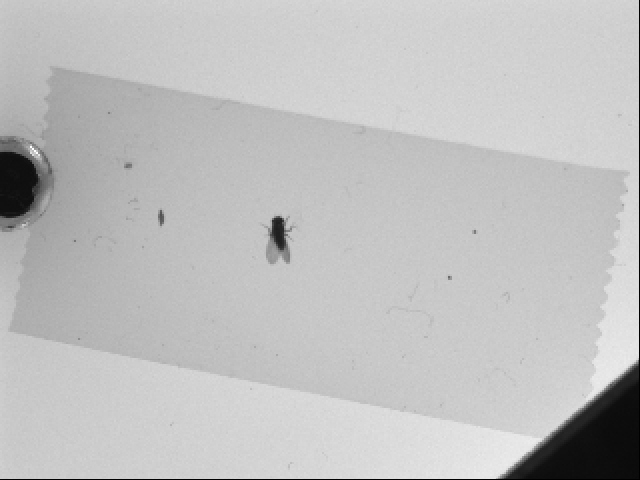
#> input picture tests/test_frame.bmp, 640 x 480 px
$ python ellipse_vs_ecc.py   (older library calls are emulated)
#> lines starting #> are read from the running program, lines starting #| are printed output that depends on the picture
# ECC vs. Ellipse Method using Synthetic Rotation

import cv2
import matplotlib.pyplot as plt
from time import perf_counter
import numpy as np
import math

# references:
# https://www.learnopencv.com/image-alignment-ecc-in-opencv-c-python/

def process(img, draw=False):
    blur = cv2.blur(img, (15, 15))
    th = int(round(0.7 * np.median(blur)))
    _, thresh = cv2.threshold(blur, th, 255, cv2.THRESH_BINARY_INV)

    im2, contours, hierarchy = cv2.findContours(thresh, cv2.RETR_TREE, cv2.CHAIN_APPROX_NONE)

    if draw:
        plt.imshow(img)
        plt.show()
        plt.imshow(blur)
        plt.show()
        plt.imshow(thresh)
        plt.show()

    return contours

def noisify(frame, amp=1, jitter=1):
    noise = amp*np.random.randn(*frame.shape)

    with_noise = noise + frame.astype(float)
    with_noise = np.clip(with_noise, 0, 255)
    with_noise = with_noise.astype(np.uint8)

    tx = jitter*np.random.randn()
    ty = jitter*np.random.randn()
    M = np.float32([[1, 0, tx], [0, 1, ty]])
    translated = cv2.warpAffine(with_noise, M, frame.shape)

    return translated

def rotate(frame, angle):
    rows, cols = frame.shape
    M = cv2.getRotationMatrix2D((int(cols / 2), int(rows / 2)), angle % 360, 1)
    rotated = cv2.warpAffine(frame, M, frame.shape)

    return rotated

def dist_to_center(c, shape):
    rows, cols = shape
    cx0 = cols/2
    cy0 = rows/2

    M = cv2.moments(c)
    if M['m00'] == 0:
        return float('inf')

    cx = int(M['m10'] / M['m00'])
    cy = int(M['m01'] / M['m00'])

    return math.hypot(cx-cx0, cy-cy0)

def main():
    # testing parameters
    total_a = 200
    sigma_a = 1
    should_draw = False
    tdraw = 42

    # directory names
    infile = 'test_frame.bmp'

    # cropping parameters
    cx0 = 278
    cy0 = 236
    hw = 200

    # ROI size for ECC fit
    roi_x = 50
    roi_y = 50

    ######################
    # main code below
    ######################

    # read image
    frame = cv2.imread(infile, 0)
#> frame is the input picture: shape (480, 640); min 0, max 255, mean 191.5

    # reshape frame to a square
    rows, cols = frame.shape
#> rows = 480; cols = 640
    frame = frame[cy0-hw:cy0+hw, cx0-hw:cx0+hw]
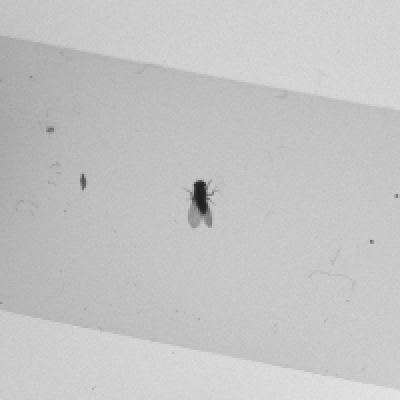
#> frame: shape (400, 400); min 29, max 228, mean 196.1

    # loop storage
    last_roi = None
    ellipse_angles = np.zeros(total_a)
    warp_angles = np.zeros(total_a-1)

    # generate angular positions
    avec = sigma_a*np.random.randn(total_a)

    # profiling
    duration = 0
    runs = 0

    for k in range(total_a):
        rotated = rotate(frame, avec[k])
        img = noisify(rotated)

        if should_draw:
            cv2.imshow('image', img)
            cv2.waitKey(tdraw)

        ### start timer
        tic = perf_counter()
        ###

        # find possible fly contours in image
        contours = process(img)
        assert len(contours) > 0

        # crude selection criteria for fly contour -- just pick the one closest to center
        match = min(contours, key=lambda c: dist_to_center(c, img.shape))

        # crude adjustment of ellipse angle
        (cx, cy), (sx, sy), ellipse_angle = cv2.fitEllipse(match)
        if ellipse_angle > 90:
            ellipse_angle = 180 - ellipse_angle
        else:
            ellipse_angle *= -1

        ellipse_angles[k] = ellipse_angle

        # crop ROI for ECC fitting
        cx = int(round(cx))
        cy = int(round(cy))
        roi = img[cy-roi_y:cy+roi_y, cx-roi_x:cx+roi_x]

        # run ECC fitting algorithm
        if last_roi is not None:
            warp_matrix = np.eye(2, 3, dtype=np.float32)

            try:
                (cc, warp_matrix) = cv2.findTransformECC(roi, last_roi, warp_matrix, cv2.MOTION_EUCLIDEAN)
            except:
                process(img, draw=True)
                raise

            warp_angle = math.degrees(math.atan2(warp_matrix[1,0],warp_matrix[0,0]))
            warp_angles[k-1] = warp_angle

        # save last ROI image
        last_roi = roi

        ### stop timer
        duration += perf_counter() - tic
        runs += 1
#> this loop made 200 passes
#> (cx, cy, sx, sy, ellipse_angle, cc) on passes 2 to 8: (200, 199, 18.53, 37.76, 5.5, 0.979), (200, 199, 18.44, 37.71, 6.31, 0.973), (200, 199, 18.66, 37.72, 7.98, 0.982), (200, 198, 18.62, 37.67, 7.54, 0.98), (201, 199, 18.49, 37.66, 4.12, 0.981), (199, 199, 18.44, 38.05, 5.87, 0.983), (202, 199, 18.74, 37.48, 5.41, 0.979)
#> (cx, cy, sx, sy, ellipse_angle) on pass 1: (201, 198, 18.73, 37.63, 7.37)
#> pass 1, in rotate, `rotated = cv2.warpAffine(frame, M, frame.shape)`:
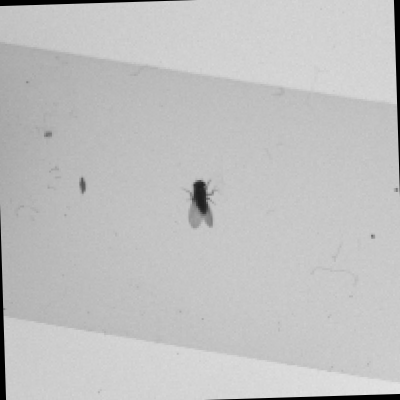
#> rotated: shape (400, 400); min 0, max 227, mean 193.2
#> pass 1, in noisify, `with_noise = noise + frame.astype(float)`:
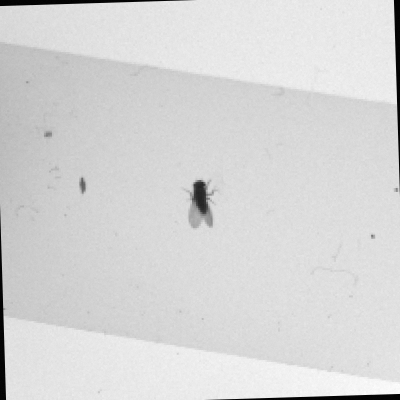
#> with_noise: shape (400, 400) float64; min -3.58, max 229.9, mean 193.2; drawn with min black and max white
#> after the loop:
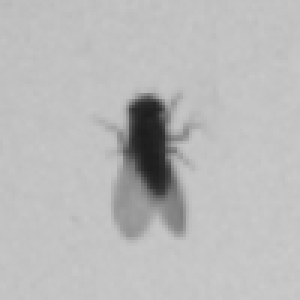
#> roi: shape (100, 100) (shown 3 times larger); min 29, max 202, mean 186.4
        ###

    if should_draw:
        cv2.destroyAllWindows()

    # ellipse fitting error
    ellipse_angles_error = ellipse_angles - avec

    # ECC method error
    warp_angles_error = warp_angles - np.diff(avec)

    print('Standard deviations')
    print('Ellipse: {:0.3} deg'.format(np.std(ellipse_angles_error)))
#| Ellipse: 0.3 deg
    print('ECC: {:0.3} deg'.format(np.std(warp_angles_error)))
#| ECC: 0.0306 deg

    print()

    # runtime
    if runs != 0:
        print('Average runtime: {:0.3} ms'.format((duration/runs)*1e3))
#| Average runtime: 4.6 ms

    # plot zero-mean versions on same axis
    plt.plot(ellipse_angles_error - np.mean(ellipse_angles_error), label='Ellipse')
    plt.plot(warp_angles_error - np.mean(warp_angles_error), label='ECC')
    plt.xlabel('Sample')
    plt.ylabel('Error (deg)')
    plt.title('Ellipse vs. ECC method')
    plt.legend()
    plt.show()
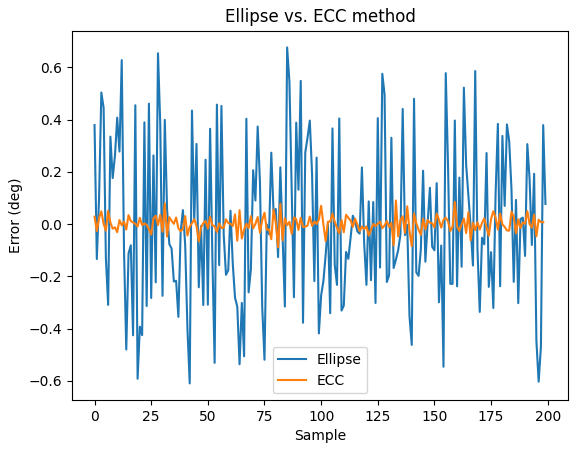
#> figure drawn by matplotlib, 1 panel; curve peaks at x = 85, y = 0.676; curve peaks at x = 133, y = 0.0901

if __name__ == '__main__':
    main()
